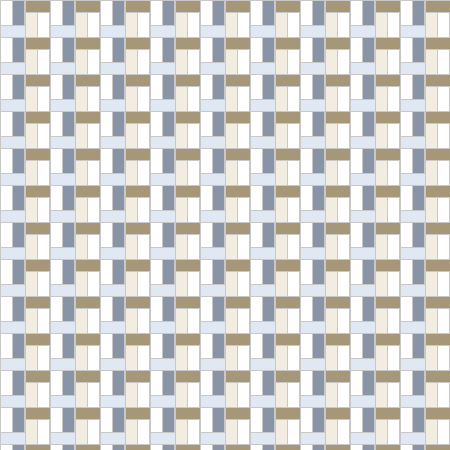
Frame 1 (no input)
Frame 60 (the mouse pressed at the canvas centre just before this capture): identical to frame 1, image omitted
Frame 120 (the mouse held since frame 60 and released just before this capture): identical to frame 1, image omitted

The Processing sketch that drew this single still picture (run headless with seeded random() and noise(); from frame 60 on, the mouse is pressed at the canvas centre):

// Processing sketch: processing_28731
// ── processing_28731.pde

//define global variables
int xPos = 0; //set up variable for x position and value starting at 0
int yPos = 0; //set up variable for y position and value starting at 0

//setup
void setup() {
  size(450, 450); //define window size
  background(255, 255, 255); //set background color
  smooth(); //smooth all vector graphics with anti aliase
}

//create custom function
void drawTile(int xPos, int yPos, int w, int h) { //define custom function with parameters including xposition, ypostition, width, and height
  stroke(200, 200, 200); //define stroke color
  fill(255, 255, 255); //set fill color for box 1
  rect(xPos, yPos, h, w); //set position and size for box 1
  fill(137, 149, 166); //set fill color for box 2
  rect(xPos+h, yPos, h, w); //set positionand size for box 2
  fill(224, 232, 243); //set fill color for box 3
  rect(xPos, yPos+w, w, h); //set position and size for box 3
  fill(166, 151, 120); //set fill color for box 4
  rect(xPos+w, yPos, w, h); //set position and size for box 4
  fill(243, 236, 224); //set fill color for box 5
  rect(xPos+w, yPos+h, h, w); //set position and size for box 5
  fill(255, 255, 255); //set fill color for box 6
  rect(xPos+w+h, yPos+h, h, w); //set position and size for box 6
}

//draw
void draw() {
  int w = 25; //setup local variable for width with orignal value at 25
  int h = w/2; //setup local variable for height with original value at 1/2 of width
  for (int cols = 0; cols < 10; cols++) { //define for loop with variable cols at 0, if less than ten, add 1
    for (int rows = 0; rows < 15; rows++) { //define for loop with variable rows at 0, if less than 15, add 1
      drawTile(50 * cols, 37 * rows, w, h); //call custom drawTile function with x position at 50 times cols, and 37 times, rows, width and height
    }
  }
}
